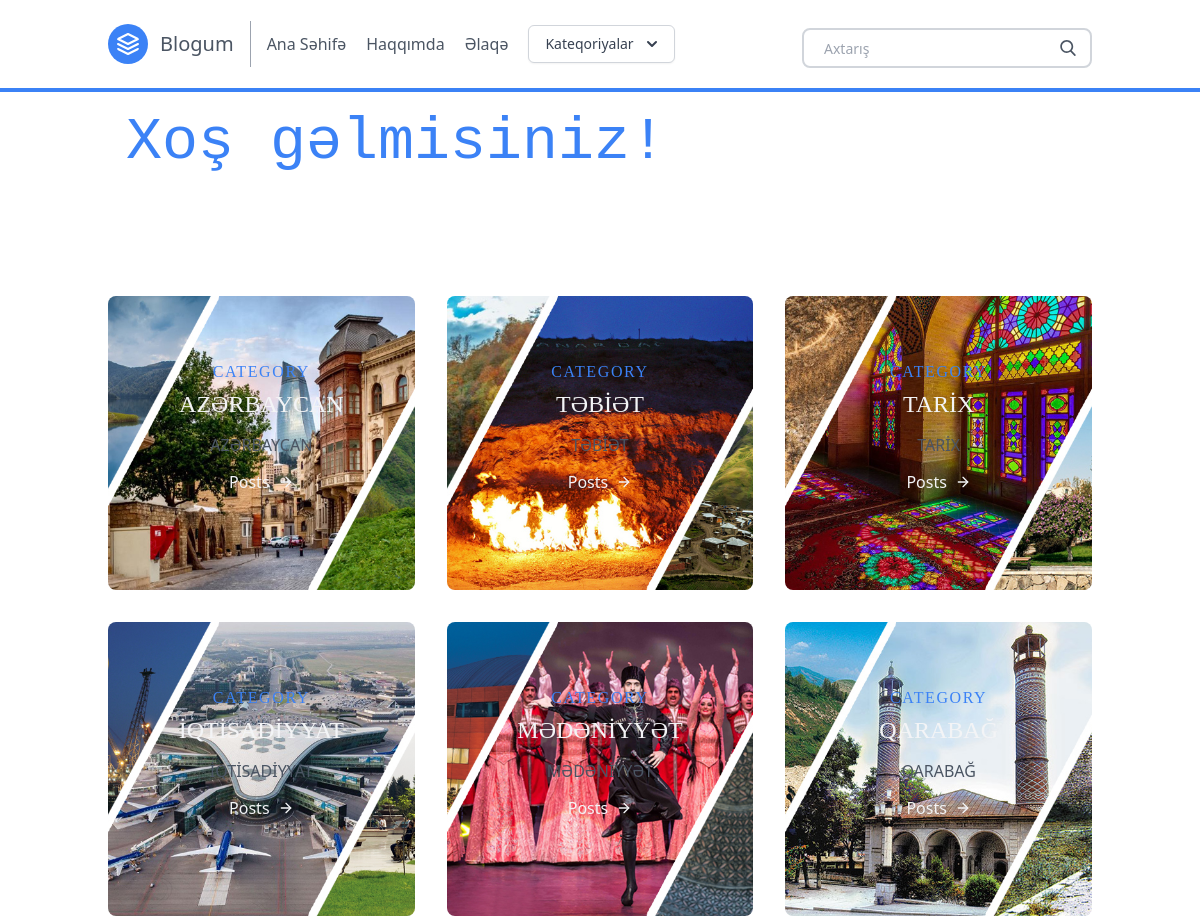
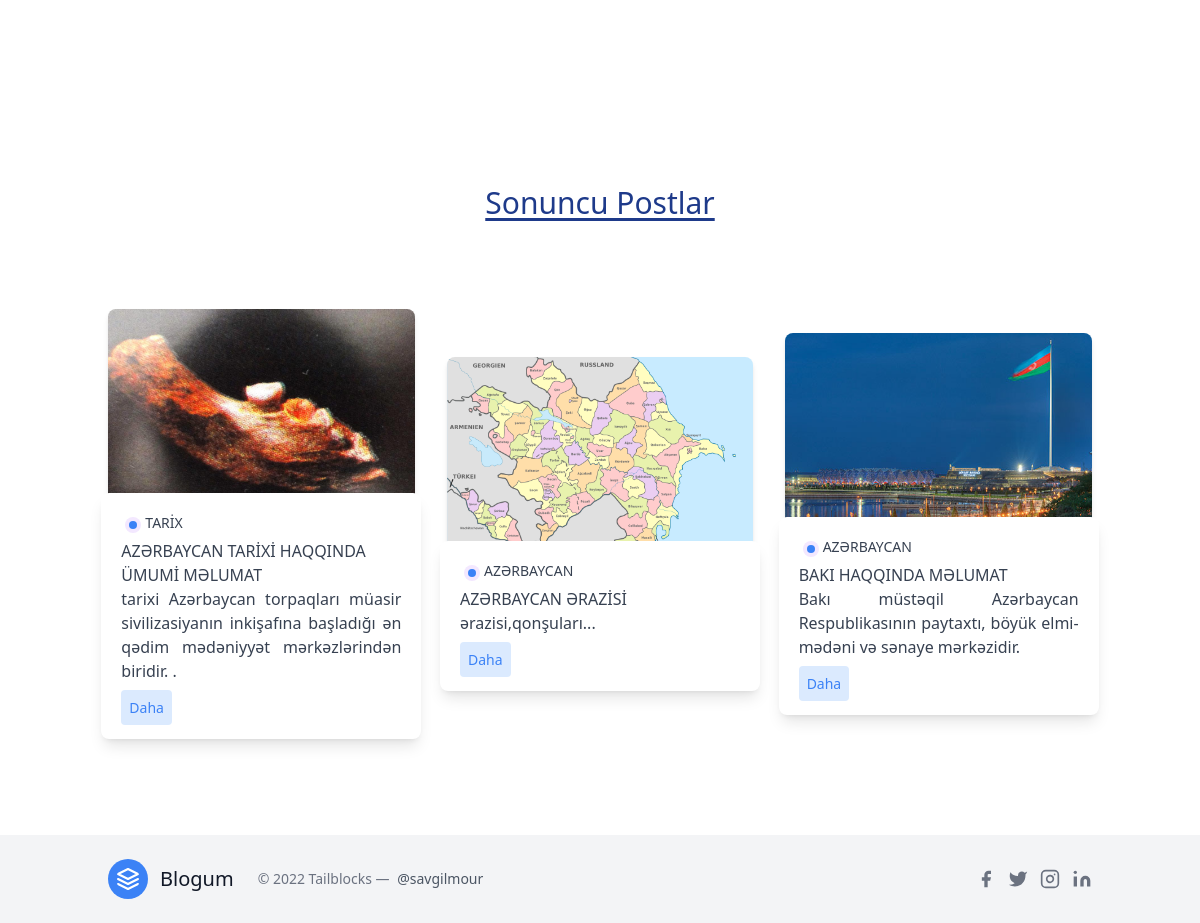
The page / on the database its author committed (2 pictures, top to bottom).
### posts/models.py (models this page shows, shortened)
class Category(models.Model):
    title = models.CharField(max_length=20)
    subtitle = models.CharField(max_length=20)
    slug = models.SlugField()
    thumbnail = models.ImageField()

class Post(models.Model):
    title = models.CharField(max_length=100)
    slug = models.SlugField()
    overview = models.TextField()
    timestamp = models.DateTimeField(auto_now_add=True)
    content = models.TextField()
    author = models.ForeignKey(Author, on_delete=models.CASCADE)
    thumbnail = models.ImageField()
    categories = models.ManyToManyField(Category)
    featured = models.BooleanField()
    tags = TaggableManager()

### posts/views.py (the view)
# urls.py: path('', homepage, name = 'homepage'),
def homepage (request):
    categories = Category.objects.all()[0:6]
    featured = Post.objects.filter(featured=True)
    latest = Post.objects.order_by('-timestamp')[0:6]
    context= {
        'object_list': featured,
        'latest': latest,
        'categories':categories,
    }
    return render(request, 'homepage.html',context)

### posts/templatetags/markdown_extras.py (called while the page is built)
@register.simple_tag
def get_categories():
    return Category.objects.all()[0:3]

### templates/homepage.html (shortened to what this page needs)
{% extends 'base.html' %}
{% block content %}
    <div class="w-full bg-cover bg-center" >
      <div class="py-5 flex items-center justify-center h-full w-full">
        <h1 class="mb-2 font-mono text-4xl text-blue-500 md:text-6xl">
          Xoş gəlmisiniz! <br class="block md:hidden" />
          <span class="relative">
            <span class="h-20 pt-2 overflow-x-hidden whitespace-nowrap text-brand-accent">
              Blogum <span class="text-3xl md:text-5xl">💙📚</span>
            </span>
            <span
              class="cursor absolute -bottom-0 left-0 -top-1 inline-block bg-white w-full animate-type will-change"
            ></span>
          </span>
        </h1>
      </div>
    </div>
    <section class="text-gray-600 body-font ">
        <div class="container px-5 py-24 mx-auto">
          <div class="flex flex-wrap -m-4">
            {% for category in categories %}
            <div class="p-4 lg:w-1/3">
              <div class="transition ease-in-out delay-150 bg-blue-500 hover:-translate-y-1 hover:scale-110 hover:bg-indigo-500 duration-300 w-full bg-cover bg-center bg-gray-300 rounded-lg " style="background-image: url('{{ category.thumbnail.url }}')">
                <div class="h-full bg-white-900 bg-opacity-40 hover:bg-opacity-70 transition duration-300 ease-in-out px-8 pt-16 pb-24 rounded-lg overflow-hidden text-center relative">
                <h2 class="tracking-widest text-1xl title-font font-serif text-blue-500 mb-1">
                  CATEGORY</h2>
                <h1 class="title-font sm:text-2xl text-xl font-serif text-gray-100 mb-3">
                  {{ category.title }}</h1>
                <p class="leading-relaxed mb-3">
                  {{ category.subtitle }}</p>
                <a href="{% url 'postlist' category.slug %}" class="rounded-lg hover:bg-blue-500 text-gray-100 inline-flex items-center">
                  Posts
                  <svg class="w-4 h-4 ml-2" viewBox="0 0 24 24" stroke="currentColor" stroke-width="2" fill="none" stroke-linecap="round" stroke-linejoin="round">
                    <path d="M5 12h14"></path>
                    <path d="M12 5l7 7-7 7"></path>
                  </svg>
                </a>
              </div>
              </div>
            </div>
            {% endfor %}
          </div>
        </div>
    </section>
<section class="blog text-gray-700 body-font">
      <div class="container px-5 py-24 mx-auto">
        <div class="flex flex-wrap w-full mb-20 flex-col items-center text-center">
          <h1 class="sm:text-3xl text-2xl font-medium title-font mb-2 text-blue-900 underline underline-offset-4">
            Sonuncu Postlar</h1>
        </div>
        <div class="flex flex-wrap sm:-m-4 -mx-4 -mb-10 -mt-4">
          {% for obj in object_list %}
          <div class="p-4 md:w-1/3 md:mb-0 mb-6 flex flex-col justify-center items-center max-w-sm mx-auto">
            <div class="bg-gray-300 h-56 w-full rounded-lg shadow-md bg-cover bg-center"
            style="background-image: url('{{ obj.thumbnail.url }}')">
          </div>
            <div class=" w-70 bg-white -mt-10 shadow-lg rounded-lg overflow-hidden p-5">
              <div class="header-content inline-flex ">
                <div class="category-badge flex-1  h-4 w-4 m rounded-full m-1 bg-purple-100">
                  <div class="h-2 w-2 rounded-full m-1 bg-blue-500 " ></div>
                </div>
                {% for category in obj.categories.all %}
                <div class="category-title flex-1 text-sm">
                  {{ category.title }}
                </div>
                {% endfor %}
              </div>
                <div class="title-post font-medium">
                {{ obj.title }}
                </div>
                <div class="summary-post text-base text-justify">
                  {{ obj.overview }}
                </div>
                <div class="mt-3">
                <a href="{% url 'post' obj.slug %}" class="bg-blue-100 text-blue-500 rounded p-2 text-sm ">
                  Daha
                </a>
              </div>
            </div>
          </div>
          {% endfor %}
        </div>
      </div>
</section>
{% endblock content %}

### templates/base.html (shortened to what this page needs)
{% load static %}
<!doctype html>
<html>
  <head>
  <script src="https://cdn.tailwindcss.com"></script>
  </head>
  <body>
    {% include "navbar.html" %}
    {% block content %}
    {% endblock content %}
    {% include "footer.html" %}
  </body>
</html>

### templates/navbar.html (shortened to what this page needs)
{% load markdown_extras %}
    <header class="border-b-4 border-blue-500 text-gray-600 body-font">
    <div class="container mx-auto flex flex-wrap p-5 flex-col md:flex-row items-center">
      <a class="flex title-font font-medium items-center text-gray-900 mb-4 md:mb-0">
        <svg xmlns="http://www.w3.org/2000/svg" fill="none" stroke="currentColor" stroke-linecap="round" stroke-linejoin="round" stroke-width="2" class="w-10 h-10 text-white p-2 bg-blue-500 rounded-full" viewBox="0 0 24 24">
          <path d="M12 2L2 7l10 5 10-5-10-5zM2 17l10 5 10-5M2 12l10 5 10-5"></path>
        </svg>
        <a href="{% url 'homepage' %}" class="ml-3 text-xl">
          Blogum</a>
      </a>
      <nav class="md:mr-auto md:ml-4 md:py-1 md:pl-4 md:border-l md:border-gray-400	flex flex-wrap items-center text-base justify-center">
        <a href="{% url 'homepage' %}" class="mr-5 hover:text-gray-900 rounded-lg hover:bg-blue-200 inline-flex items-center">
          Ana Səhifə
        </a>
        <a href="{% url 'about' %}" class="mr-5 hover:text-gray-900 rounded-lg hover:bg-blue-200 inline-flex items-center">
          Haqqımda
        </a>
        <a href="{% url 'contact' %}" class="mr-5 hover:text-gray-900 rounded-lg hover:bg-blue-200 inline-flex items-center">
          Əlaqə
        </a>
<div x-data="{ open: false }" class="relative inline-block text-left">
  <div>
    <button @click="open = ! open" type="button" class="inline-flex justify-center w-full rounded-md border border-gray-300 shadow-sm px-4 py-2 bg-white text-sm font-medium text-gray-700 hover:bg-gray-50 focus:outline-none focus:ring-2 focus:ring-offset-2 focus:ring-offset-gray-100 focus:ring-indigo-500" id="menu-button" aria-expanded="true" aria-haspopup="true">
      Kateqoriyalar
      <svg class="-mr-1 ml-2 h-5 w-5" xmlns="http://www.w3.org/2000/svg" viewBox="0 0 20 20" fill="currentColor" aria-hidden="true">
        <path fill-rule="evenodd" d="M5.293 7.293a1 1 0 011.414 0L10 10.586l3.293-3.293a1 1 0 111.414 1.414l-4 4a1 1 0 01-1.414 0l-4-4a1 1 0 010-1.414z" clip-rule="evenodd" />
      </svg>
    </button>
  </div>
</div>
      </nav>
      <form action ="{% url 'search' %}" class ="search-form">
        <div class="pt-2 relative mx-auto text-gray-600">
          <input class="border-2 border-gray-300 bg-white h-10 px-5 pr-16 rounded-lg text-sm focus:outline-none"
            type="text" name="q" placeholder="Axtarış">
          <button type="submit" class="absolute right-0 top-0 mt-5 mr-4">
          </button>
        </div>
      </form>
    </div>
    </header>

### templates/footer.html (shortened to what this page needs)
    <div class="bg-gray-100">
      <div class="container px-5 py-6 mx-auto flex items-center sm:flex-row flex-col">
        <a class="flex title-font font-medium items-center md:justify-start justify-center text-gray-900">
          <svg xmlns="http://www.w3.org/2000/svg" fill="none" stroke="currentColor" stroke-linecap="round" stroke-linejoin="round" stroke-width="2" class="w-10 h-10 text-white p-2 bg-blue-500 rounded-full" viewBox="0 0 24 24">
            <path d="M12 2L2 7l10 5 10-5-10-5zM2 17l10 5 10-5M2 12l10 5 10-5"></path>
          </svg>
          <span class="ml-3 text-xl">Blogum</span>
        </a>
        <p class="text-sm text-gray-500 sm:ml-6 sm:mt-0 mt-4">© 2022 Tailblocks —
          <a href="https://twitter.com/knyttneve" rel="noopener noreferrer" class="text-gray-600 ml-1" target="_blank">@savgilmour</a>
        </p>
        <span class="inline-flex sm:ml-auto sm:mt-0 mt-4 justify-center sm:justify-start">
          <button class="text-gray-500">
            <svg fill="currentColor" stroke-linecap="round" stroke-linejoin="round" stroke-width="2" class="w-5 h-5" viewBox="0 0 24 24">
              <path d="M18 2h-3a5 5 0 00-5 5v3H7v4h3v8h4v-8h3l1-4h-4V7a1 1 0 011-1h3z"></path>
            </svg>
          </button>
          <button class="ml-3 text-gray-500">
            <svg fill="currentColor" stroke-linecap="round" stroke-linejoin="round" stroke-width="2" class="w-5 h-5" viewBox="0 0 24 24">
              <path d="M23 3a10.9 10.9 0 01-3.14 1.53 4.48 4.48 0 00-7.86 3v1A10.66 10.66 0 013 4s-4 9 5 13a11.64 11.64 0 01-7 2c9 5 20 0 20-11.5a4.5 4.5 0 00-.08-.83A7.72 7.72 0 0023 3z"></path>
            </svg>
          </button>
          <button class="ml-3 text-gray-500">
            <svg fill="none" stroke="currentColor" stroke-linecap="round" stroke-linejoin="round" stroke-width="2" class="w-5 h-5" viewBox="0 0 24 24">
              <rect width="20" height="20" x="2" y="2" rx="5" ry="5"></rect>
              <path d="M16 11.37A4 4 0 1112.63 8 4 4 0 0116 11.37zm1.5-4.87h.01"></path>
            </svg>
          </button>
          <button class="ml-3 text-gray-500">
            <svg fill="currentColor" stroke="currentColor" stroke-linecap="round" stroke-linejoin="round" stroke-width="0" class="w-5 h-5" viewBox="0 0 24 24">
              <path stroke="none" d="M16 8a6 6 0 016 6v7h-4v-7a2 2 0 00-2-2 2 2 0 00-2 2v7h-4v-7a6 6 0 016-6zM2 9h4v12H2z"></path>
              <circle cx="4" cy="4" r="2" stroke="none"></circle>
            </svg>
          </button>
        </span>
      </div>
    </div>

### templates/homepage.html (style rules this page uses)
.cursor::after { display: block; content: ''; position: absolute; width: 4px; height: 100%; background-color: #fff; animation: cursor .6s linear infinite alternate; will-change: opacity; }
.w-70 { width: 20rem; }

### rows shown on the page
Category: thumbnail (picture), title "AZƏRBAYCAN", subtitle "AZƏRBAYCAN"
Category: thumbnail (picture), title "TƏBİƏT", subtitle "TƏBİƏT"
Category: thumbnail (picture), title "TARİX", subtitle "TARİX"
Category: thumbnail (picture), title "İQTİSADİYYAT", subtitle "İQTİSADİYYAT"
Category: thumbnail (picture), title "MƏDƏNİYYƏT", subtitle "MƏDƏNİYYƏT"
Category: thumbnail (picture), title "QARABAĞ", subtitle "QARABAĞ"
Post: thumbnail (picture), title "AZƏRBAYCAN TARİXİ HAQQINDA ÜMUMİ MƏLUMAT", overview "tarixi Azərbaycan torpaqları müasir sivilizasiyanın inkişafına başladığı ən qədim mədəniyyət mərkəzlərindən biridir. ."
Post: thumbnail (picture), title "AZƏRBAYCAN ƏRAZİSİ", overview "ərazisi,qonşuları..."
Post: thumbnail (picture), title "BAKI HAQQINDA MƏLUMAT", overview "Bakı müstəqil Azərbaycan Respublikasının paytaxtı, böyük elmi-mədəni və sənaye mərkəzidir."
